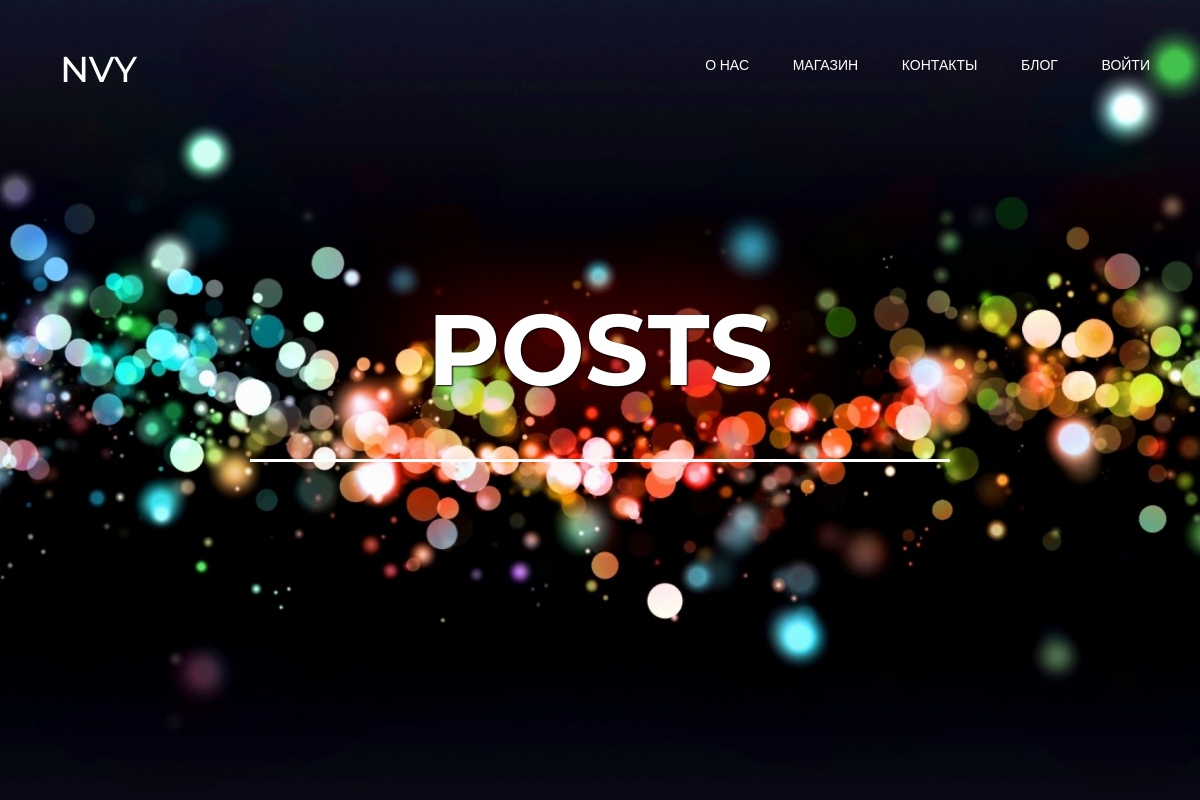
The page /likes/ on the database as committed earlier.
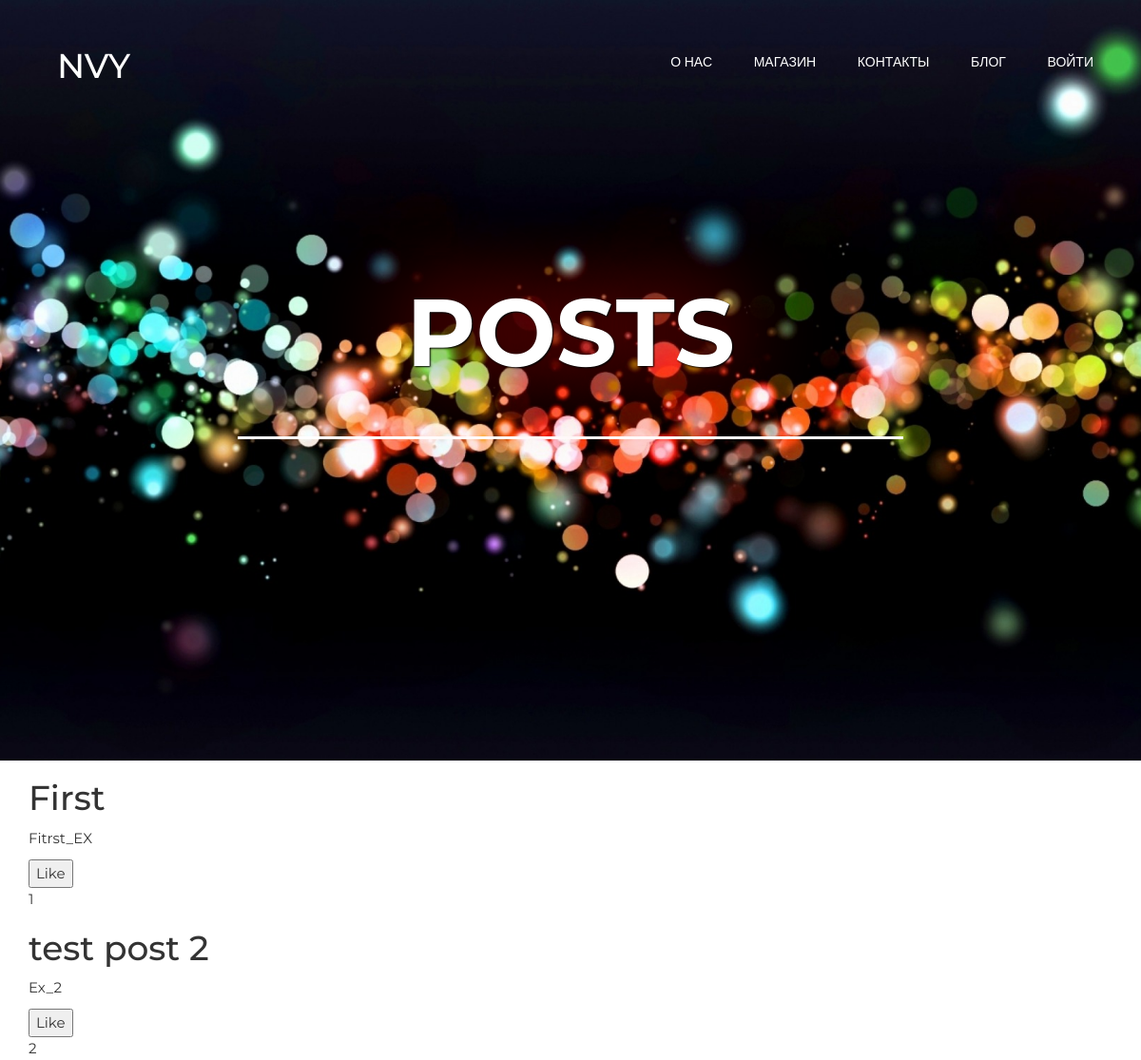
The same page on the database as committed later.
### likes/models.py (models this page shows, shortened)
class Post(models.Model):
  title = models.CharField(max_length = 150)
  body = models.TextField()
  liked = models.ManyToManyField(User,         default=None, blank=True, related_name = 'liked')
  author = models.ForeignKey(User, on_delete=models.CASCADE, related_name = 'author')
  @property
  def num_likes(self):
    return self.liked.all().count()

### likes/views.py (the view)
# urls.py: path('', post_view, name='post-list'),
def post_view(request):
  allPosts = Post.objects.all()
  user = request.user
  context = {
    'allPosts': allPosts,
    'user': user,
  }
  return render(request, 'likes/main.html', context)

### likes/templates/likes/main.html (shortened to what this page needs)
{% extends 'base.html' %}
{% block content %}
  {% for obj in allPosts %}
     <h1>{{ obj.title }}</h1>
     <p>{{ obj.body }}</p>
     <form action="{% url 'likes:like-post' %}" method='POST' class='like-form' id='{{ obj.id }}'>
       <button type="submit" class="ui button like-btn{{obj.id}}" id = "but">
            {% if user not in obj.liked.all %}
                <div class = "like">
                  Like
                </div>
            {% else %}
                Unlike
            {% endif %}
        </button>
        <div class="ui grid">
            <div class="column">
                <div class="like-count{{obj.id}}"> {{obj.num_likes}}</div>
          </div>
        </div>
     </form>
  {% endfor %}
{% endblock content %}

### templates/base.html (shortened to what this page needs)
<!DOCTYPE html>
{% load static %}
<html lang="ru">
<html lang="en">
<head>
    <link rel="stylesheet" href="//maxcdn.bootstrapcdn.com/bootstrap/3.2.0/css/bootstrap.min.css">
    <link rel="stylesheet" href="//maxcdn.bootstrapcdn.com/bootstrap/3.2.0/css/bootstrap-theme.min.css">
    <link rel="stylesheet" href="{% static 'css/styles.css' %}">
</head>
    <body>
        <header class="header">
            <div class = "container">
                <div class="header_inner">
                    <div class="logo">
                        <h1>NVY</h1>
                    </div>
                    <nav class="nav">
                        <a class = "nav_link" href="AboutUs.html">О нас</a>
                        <a class = "nav_link" href="Shop.html">Магазин</a>
                        <a class = "nav_link" href="Contacts.html">Контакты</a>
                        <a class = "nav_link" href="index.html">Блог</a>
                        <a class = "nav_link_login" href="Login.html">Войти</a>
                    </nav>
                </div>
            </div>
        </header>
        <div class="intro">
            <div class="container">
                <div class="intro_inner">
                    <h1 class="intro_title">Posts</h1>
                </div>
            </div>
        </div>
<body>
  <div class='ui container'>
    {% block content %}
    {% endblock content %}
  </div>
</body>
</html>

### static/css/styles.css (style rules this page uses)
body { font-family: 'Montserrat', sans-serif; font-size: 15px; line-height: 1.6; margin: 0; }
* *:before, *:after { box-sizing: border-box; }
.header { margin-top: 30px; width: 100%; position: absolute; top: 0; left: 0; right: 0; z-index: 1000; }
.header_inner { display: flex; justify-content: space-between; align-items: center; }
.logo { margin-left: 30px; font-size: 10px; font-weight: 400; color: #fff; }
.intro { display: flex; flex-direction: column; justify-content: center; width: 100%; height: 100vh; background: url(../images/intro.jpg) center , no-repeat; background-size: cover; }
.intro_inner { width: 100%; max-width: 880px; margin: 0 auto; text-align: center; }
.intro_title { text-shadow: 1px 1px 2px black, 0 0 1em red; color: #fff; font-size: 100px; font-weight: 700; text-transform: uppercase; line-height: 1; }
.intro_title:after { content: ""; display: block; width: 700px; height: 3px; margin: 60px auto; background-color: #fff; }
.nav { font-size: 14px; text-transform: uppercase; }
.nav_link { max-height: auto; max-width: auto; display: inline-block; vertical-align: top; margin: 0 20px; color: #fff; text-decoration: none; position:relative; transition: color .2s linear; }
.nav_link:after { content: " "; display: block; width: 100%; height: 3px; background-color: #fce38a; opacity: 0; position: absolute; top: 100%; left: 0; z-index: 1; transition: opacity .2s linear; }
.nav_link_login { display: inline-block; vertical-align: top; margin: 0 20px; color: #fff; text-decoration: none; position:relative; transition: color .2s linear; }
.nav_link_login:after { content: " "; display: block; width: 100%; height: 3px; background-color: #40E0D0; opacity: 0; position: absolute; top: 100%; left: 0; z-index: 1; transition: opacity .2s linear; }

Rows that differ between the two databases and show on the page:
added Post: title "First", body "Fitrst_EX", shows "Like", num_likes "1"
added Post: title "test post 2", body "Ex_2", shows "Like", num_likes "2"
